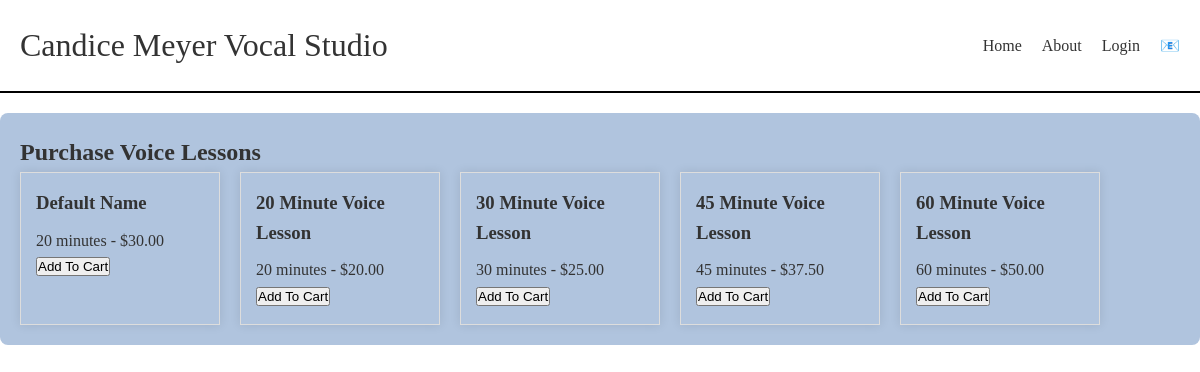
The page /store/ on the database as committed earlier.
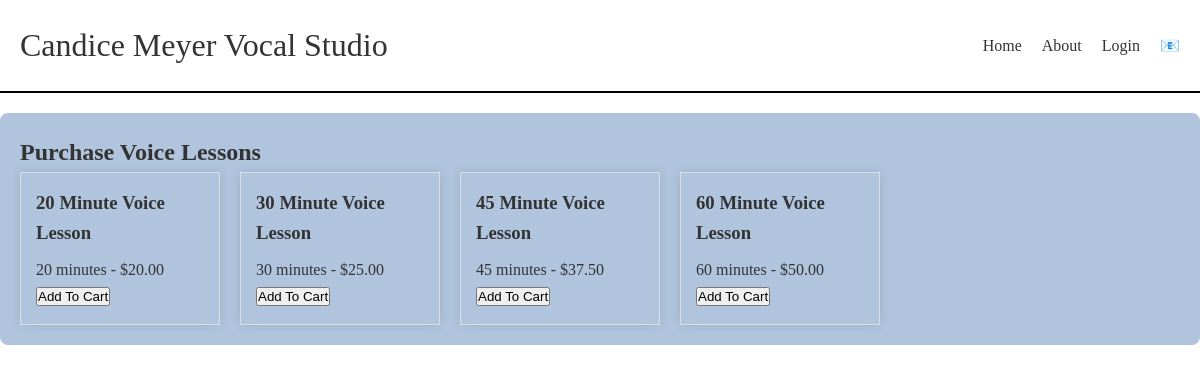
The same page on the database as committed later.
### lessons/models.py (models this page shows, shortened)
class LessonType(models.Model):
    name = models.CharField(max_length=100, default="Default Name")
    duration = models.CharField(max_length=20, choices=[
        ('20', '20 minutes'),
        ('30', '30 minutes'),
        ('45', '45 minutes'),
        ('60', '60 minutes'),
    ])
    price = models.DecimalField(max_digits=6, decimal_places=2)
    sale_price = models.DecimalField(max_digits=6, decimal_places=2, null=True, blank=True)
    description = models.TextField(default="No description")
    def is_on_sale(self):
        return self.sale_price is not None and self.sale_price < self.price

### lessons/views.py (the view)
# urls.py: path('store/', views.store_view, name='store'),  # Store listing all available lessons
def store_view(request):
    lessons = LessonType.objects.all()
    return render(request, 'lessons/store.html', {'lessons': lessons})

### lessons/templates/lessons/store.html (shortened to what this page needs)
{% extends 'lessons/base.html' %}
{% load static %}
{% block content %}
<h2>Purchase Voice Lessons</h2>
<div class="lesson-grid">
    {% for lesson in lessons %}
    <div class="lesson-card">
        <h3>{{ lesson.name }}</h3>
        <p>{{ lesson.get_duration_display }} -
            {% if lesson.is_on_sale %}
                <span class="sale-price">${{ lesson.sale_price }}</span>
                <span class="original-price">${{ lesson.price }}</span>
            {% else %}
                ${{ lesson.price }}
            {% endif %}
        </p>
        <form action="{% url 'add_to_cart' lesson.id %}" method="post">
            <button type="submit">Add To Cart</button>
        </form>
    </div>
    {% endfor %}
</div>
{% endblock %}

Rows that differ between the two databases and show on the page:
removed LessonType: name "Default Name", duration "20 minutes", price "30.00"
